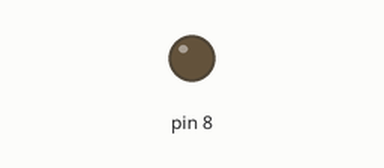
Recording of a sketch running on a simulated Arduino Uno, built with avr-gcc and run on an emulated ATmega328P. On the bench: output pins drawn as LEDs (lit = HIGH).

Above: at 0.1 s.
At 6.1 s:
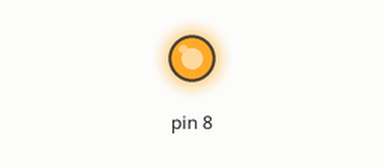
Timing chart, 0 to 13.5 s (numbered marks = the images above):
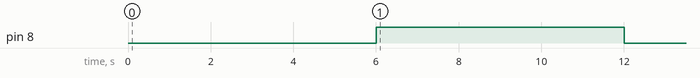

The sketch:

lcdbright.ino
```cpp
int p=0; boolean s=false;
void setup() {
 pinMode(8,OUTPUT);
}

void loop() {

      if(s==false){
           analogWrite(8, p);
           p=p+25;
           delay(1000);
           if(p>200){
              s=true;
            }
      }else{
        p=p-25;
        analogWrite(8, p);
        delay(1000);
        if(p>200){
            s=true;
          }
    }

  }
```

Measured:
- by itself, pin 8: LOW → HIGH at 6.0 s, → LOW 6.0 s later
